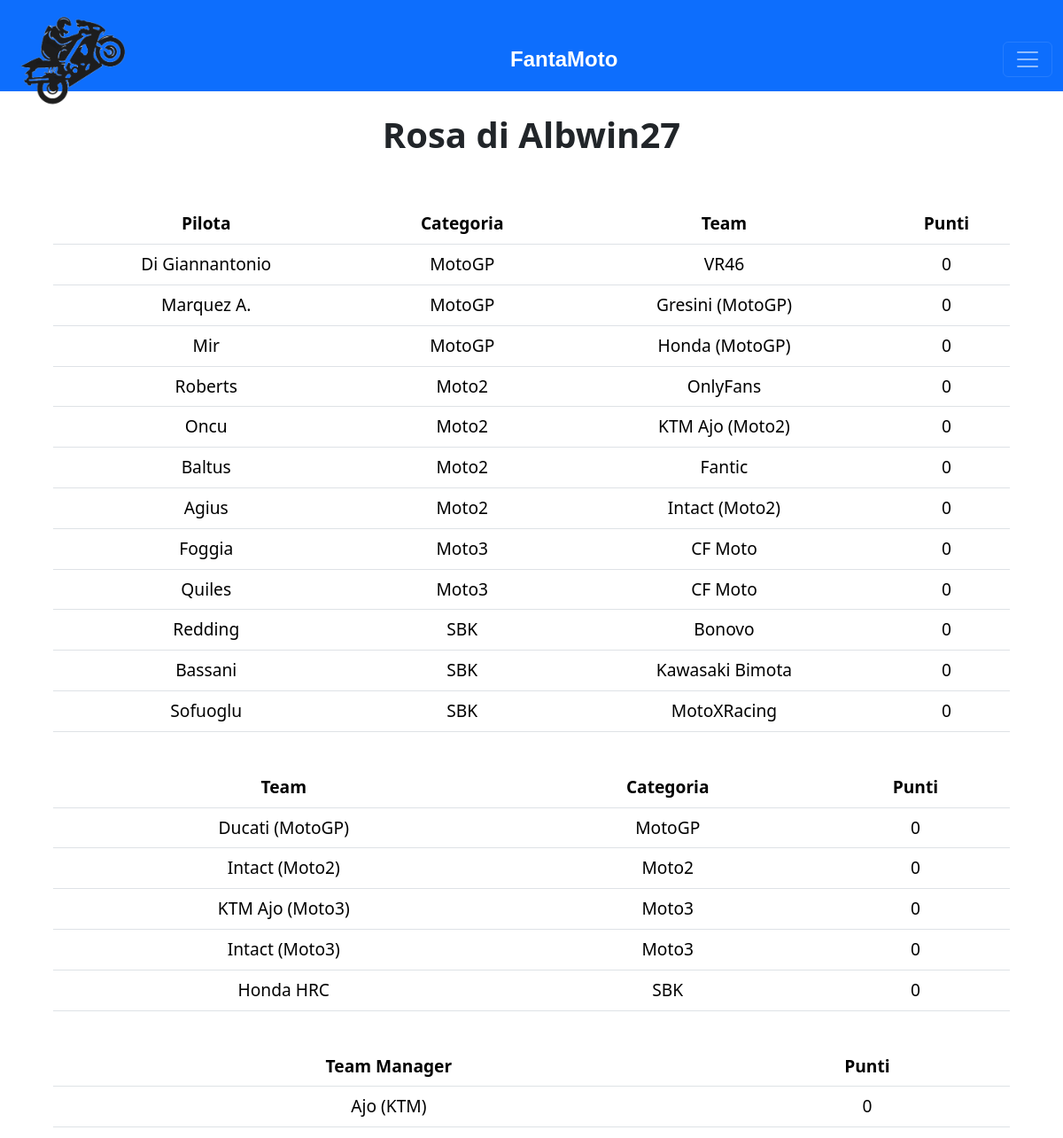
The app's page /fantamoto/rose/Albwin27 (signed in) with its own data.
### fantamotori/models.py (models this page shows)
class Moto_piloti(models.Model):
    nome = models.TextField()
    categoria = models.TextField()
    username = models.TextField()
    utente = models.ForeignKey(User, on_delete=models.PROTECT, blank=True, null=True)
    team = models.ForeignKey(Moto_team, on_delete=models.PROTECT, blank=True, null=True)
    gara01 = models.IntegerField(blank=True, null=True)
    gara02 = models.IntegerField(blank=True, null=True)
    gara03 = models.IntegerField(blank=True, null=True)
    gara04 = models.IntegerField(blank=True, null=True)
    gara05 = models.IntegerField(blank=True, null=True)
    gara06 = models.IntegerField(blank=True, null=True)
    gara07 = models.IntegerField(blank=True, null=True)
    gara08 = models.IntegerField(blank=True, null=True)
    gara09 = models.IntegerField(blank=True, null=True)
    gara10 = models.IntegerField(blank=True, null=True)
    gara11 = models.IntegerField(blank=True, null=True)
    gara12 = models.IntegerField(blank=True, null=True)
    gara13 = models.IntegerField(blank=True, null=True)
    gara14 = models.IntegerField(blank=True, null=True)
    gara15 = models.IntegerField(blank=True, null=True)
    gara16 = models.IntegerField(blank=True, null=True)
    gara17 = models.IntegerField(blank=True, null=True)
    gara18 = models.IntegerField(blank=True, null=True)
    gara19 = models.IntegerField(blank=True, null=True)
    gara20 = models.IntegerField(blank=True, null=True)
    gara21 = models.IntegerField(blank=True, null=True)
    gara22 = models.IntegerField(blank=True, null=True)
    totale = models.IntegerField(default=0)

class Moto_team(models.Model):
    nome = models.TextField()
    categoria = models.TextField()
    username = models.TextField()
    utente = models.ForeignKey(User, on_delete=models.PROTECT, blank=True, null=True)
    gara01 = models.IntegerField(blank=True, null=True)
    gara02 = models.IntegerField(blank=True, null=True)
    gara03 = models.IntegerField(blank=True, null=True)
    gara04 = models.IntegerField(blank=True, null=True)
    gara05 = models.IntegerField(blank=True, null=True)
    gara06 = models.IntegerField(blank=True, null=True)
    gara07 = models.IntegerField(blank=True, null=True)
    gara08 = models.IntegerField(blank=True, null=True)
    gara09 = models.IntegerField(blank=True, null=True)
    gara10 = models.IntegerField(blank=True, null=True)
    gara11 = models.IntegerField(blank=True, null=True)
    gara12 = models.IntegerField(blank=True, null=True)
    gara13 = models.IntegerField(blank=True, null=True)
    gara14 = models.IntegerField(blank=True, null=True)
    gara15 = models.IntegerField(blank=True, null=True)
    gara16 = models.IntegerField(blank=True, null=True)
    gara17 = models.IntegerField(blank=True, null=True)
    gara18 = models.IntegerField(blank=True, null=True)
    gara19 = models.IntegerField(blank=True, null=True)
    gara20 = models.IntegerField(blank=True, null=True)
    gara21 = models.IntegerField(blank=True, null=True)
    gara22 = models.IntegerField(blank=True, null=True)
    totale = models.IntegerField(default=0)

class Moto_teammanager(models.Model):
    nome = models.TextField()
    username = models.TextField()
    utente = models.ForeignKey(User, on_delete=models.PROTECT, blank=True, null=True)
    team = models.ForeignKey(Moto_team, on_delete=models.PROTECT, blank=True, null=True)
    gara01 = models.IntegerField(blank=True, null=True)
    gara02 = models.IntegerField(blank=True, null=True)
    gara03 = models.IntegerField(blank=True, null=True)
    gara04 = models.IntegerField(blank=True, null=True)
    gara05 = models.IntegerField(blank=True, null=True)
    gara06 = models.IntegerField(blank=True, null=True)
    gara07 = models.IntegerField(blank=True, null=True)
    gara08 = models.IntegerField(blank=True, null=True)
    gara09 = models.IntegerField(blank=True, null=True)
    gara10 = models.IntegerField(blank=True, null=True)
    gara11 = models.IntegerField(blank=True, null=True)
    gara12 = models.IntegerField(blank=True, null=True)
    gara13 = models.IntegerField(blank=True, null=True)
    gara14 = models.IntegerField(blank=True, null=True)
    gara15 = models.IntegerField(blank=True, null=True)
    gara16 = models.IntegerField(blank=True, null=True)
    gara17 = models.IntegerField(blank=True, null=True)
    gara18 = models.IntegerField(blank=True, null=True)
    gara19 = models.IntegerField(blank=True, null=True)
    gara20 = models.IntegerField(blank=True, null=True)
    gara21 = models.IntegerField(blank=True, null=True)
    gara22 = models.IntegerField(blank=True, null=True)
    totale = models.IntegerField(default=0)

### fantamotori/views.py (the view)
# urls.py: path("fantamoto/rose/<utente>", views.moto_rosautente, name="fantamoto/rosautente"),
@login_required
def moto_rosautente(request, utente):
    check_moto(request)
    piloti = Moto_piloti.objects.filter(username=utente)
    teams = Moto_team.objects.filter(username=utente)
    tm = Moto_teammanager.objects.get(username=utente)
    return render(request, "fantamoto/rosa_utente.html", {
        "utente": utente,
        "piloti": piloti,
        "teams": teams,
        "tm": tm,
        "cat": "moto"
    })

### fantamotori/views.py (called while the page is built)
def check_moto(request):
    if request.user.fanta != 0 and request.user.fanta != 1:
        raise PermissionDenied()

### fantamotori/templates/fantamoto/rosa_utente.html (shortened to what this page needs)
{% extends "layout.html" %}
{% block body %}
<div class="imppagina">
  <h1 class="rosa-utente">Rosa di {{ utente }}</h1>
  <table class="rosa-tavola table">
    <thead>
      <tr class="rosa-testa">
        <th scope="col">Pilota</th>
        <th scope="col">Categoria</th>
        <th scope="col">Team</th>
        <th scope="col">Punti</th>
      </tr>
    </thead>
    <tbody>
      {% for pilota in piloti %}
      <tr>
        <td>{{ pilota.nome }}</td>
        <td>{{ pilota.categoria }}</td>
        <td>{{ pilota.team.nome }}</td>
        <td>{{ pilota.totale }}</td>
      </tr>
      {% endfor %}
    </tbody>
  </table>
  <br>
  <table class="rosa-tavola table">
    <thead>
      <tr class="rosa-testa">
        <th scope="col">Team</th>
        <th scope="col">Categoria</th>
        <th scope="col">Punti</th>
      </tr>
    </thead>
    <tbody>
      {% for team in teams %}
      <tr>
        <td>{{ team.nome }}</td>
        <td>{{ team.categoria }}</td>
        <td>{{ team.totale }}</td>
      </tr>
      {% endfor %}
    </tbody>
  </table>
  <br>
  <table class="rosa-tavola table">
    <thead>
      <tr class="rosa-testa">
        <th scope="col">Team Manager</th>
        <th scope="col">Punti</th>
      </tr>
    </thead>
    <tbody>
      <tr>
        <td>{{ tm.nome }}</td>
        <td>{{ tm.totale }}</td>
      </tr>
    </tbody>
  </table>
</div>
{% endblock %}

### fantamotori/templates/layout.html (shortened to what this page needs)
{% load static %}
<!DOCTYPE html>
<html lang="it">
    <head>
        <link rel="stylesheet" type="text/css" href="{% static 'styles.css' %}">
        <link href="https://cdn.jsdelivr.net/npm/bootstrap@5.3.2/dist/css/bootstrap.min.css" rel="stylesheet">    </head>
        <body>
        {% if cat == "moto" %}
        <nav class="navbar fixed-top navbar-dark bg-primary topping">
            <div class="container-fluid">
                <img id="{{cat}}" src="{% static 'moto.png' %}" alt="Logo" class="d-inline-block align-text-top logo next banner">
                <p id="{{cat}}" class="fanta next banner">FantaMoto</p>
                <button class="navbar-toggler next" type="button" data-bs-toggle="offcanvas" data-bs-target="#offcanvasDarkNavbar" aria-controls="offcanvasDarkNavbar">
                    <span class="navbar-toggler-icon"></span>
                </button>
            </div>
        </nav>
        {% endif %}
        {% block body %}
        {% endblock %}
    </body>
</html>

### fantamotori/static/styles.css (style rules this page uses)
body { margin: auto; max-width: 1440px; }
.topping { height: 8%; }
.logo { width: 10%; margin-left: 1%; }
.logo:after { display: block; }
.fanta { color: white; font-size: 150%; margin-bottom: 0; font-weight: bold; font-family: 'Gill Sans', 'Gill Sans MT', Calibri, 'Trebuchet MS', sans-serif; }
.next { float: left; }
.imppagina { top: 10%; width: 100%; padding: 0 5% 0 5%; position: absolute; }
.rosa-utente { text-align: center; font-weight: bold; margin-bottom: 5%; }
.rosa-tavola { text-align: center; font-size: larger; }
.rosa-testa { background-color: lightgray; text-align: center; }

### records on screen
Moto_piloti: nome "Di Giannantonio", categoria "MotoGP", team.nome "VR46", totale "0"
Moto_piloti: nome "Marquez A.", categoria "MotoGP", team.nome "Gresini (MotoGP)", totale "0"
Moto_piloti: nome "Mir", categoria "MotoGP", team.nome "Honda (MotoGP)", totale "0"
Moto_piloti: nome "Roberts", categoria "Moto2", team.nome "OnlyFans", totale "0"
Moto_piloti: nome "Oncu", categoria "Moto2", team.nome "KTM Ajo (Moto2)", totale "0"
Moto_piloti: nome "Baltus", categoria "Moto2", team.nome "Fantic", totale "0"
Moto_piloti: nome "Agius", categoria "Moto2", team.nome "Intact (Moto2)", totale "0"
Moto_piloti: nome "Foggia", categoria "Moto3", team.nome "CF Moto", totale "0"
Moto_piloti: nome "Quiles", categoria "Moto3", team.nome "CF Moto", totale "0"
Moto_piloti: nome "Redding", categoria "SBK", team.nome "Bonovo", totale "0"
Moto_piloti: nome "Bassani", categoria "SBK", team.nome "Kawasaki Bimota", totale "0"
Moto_piloti: nome "Sofuoglu", categoria "SBK", team.nome "MotoXRacing", totale "0"
Moto_team: nome "Ducati (MotoGP)", categoria "MotoGP", totale "0"
Moto_team: nome "Intact (Moto2)", categoria "Moto2", totale "0"
Moto_team: nome "KTM Ajo (Moto3)", categoria "Moto3", totale "0"
Moto_team: nome "Intact (Moto3)", categoria "Moto3", totale "0"
Moto_team: nome "Honda HRC", categoria "SBK", totale "0"
Moto_teammanager: nome "Ajo (KTM)", totale "0"

### other values on screen
{{ utente }} "Albwin27"
